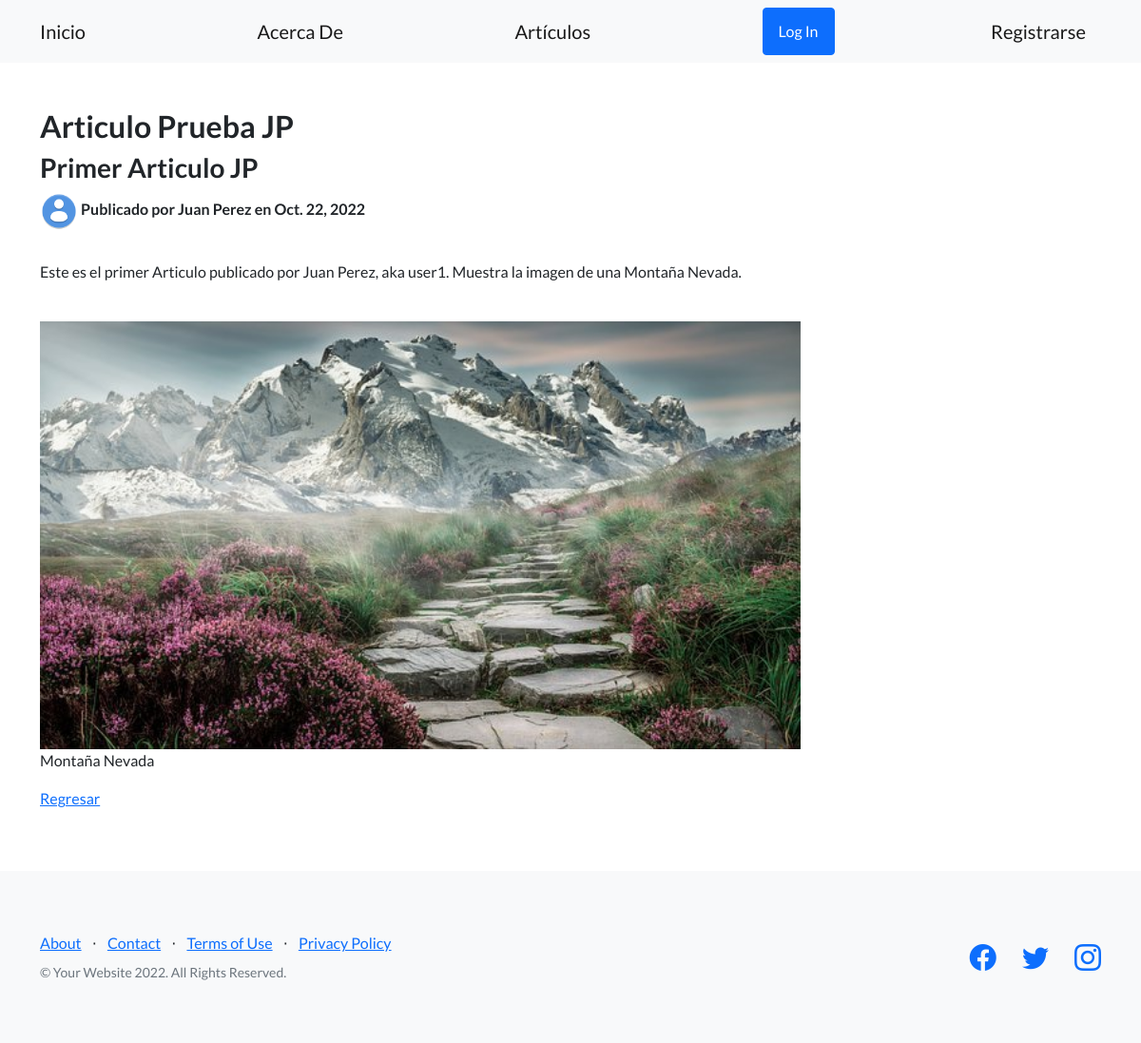
The app's page /pages/1 with its own data.
### Blog/models.py (models this page shows, shortened)
class Articulo(models.Model):
    titulo = models.CharField(max_length=60)
    subtitulo = models.CharField(max_length=60)
    texto = models.TextField()
    fecha = models.DateField(null=False)
    autor = models.ForeignKey(User, on_delete=models.CASCADE)
    imagen = models.ForeignKey(ImagenArticulo, on_delete=models.CASCADE)

class ImagenArticulo(models.Model):
    nombre = models.CharField(max_length=40)
    imagen = models.ImageField(upload_to='imagenes', null=True, blank=True)

### Blog/views.py (the view)
# urls.py: path('pages/<pk>', views.ArticuloDetalle.as_view(), name='verArticulo'),
class ArticuloDetalle(DetailView):
    model = Articulo
    template_name = "Blog/articulo_detalle.html"
    def get_context_data(self, **kwargs):
        context = super().get_context_data(**kwargs)
        avatar_autor = Avatar.objects.filter(user__username=kwargs['object'].autor).first()
        if avatar_autor is not None:
            avatar_autor_url = avatar_autor.imagen.url
        else:
            avatar_autor_url = "/media/avatares/png-default-avatar-2.png"
        context['avatar_autor'] = avatar_autor_url
        return context

### Blog/templates/Blog/articulo_detalle.html
{% extends 'Blog/encabezado.html' %}
{% load static %}
{% block contenidoQueCambia %}
    <h2 class="mb-2">Articulo {{articulo.titulo}}</h2>
    <h3>{{articulo.subtitulo}}</h3>
    <h6><img width="40px" src="{{avatar_autor}}"> Publicado por {{articulo.autor.get_full_name}} en {{articulo.fecha}}</h6>
    <br>
    <p>{{articulo.texto}}</p>
    <br>
    <img width="800px" src="{{articulo.imagen.imagen.url}}">
    <p>{{articulo.imagen.nombre}}</p>
    <p>
        <a href="{% url 'listArticulos' %}">Regresar</a>
    </p>
{% endblock %}

### records on screen
Articulo: titulo "Prueba JP", subtitulo "Primer Articulo JP", autor.get_full_name "Juan Perez", fecha "Oct. 22, 2022", texto "Este es el primer Articulo publicado por Juan Perez, aka user1. Muestra la imagen de una Montaña Nevada.", imagen.imagen (picture), imagen.nombre "Montaña Nevada"
